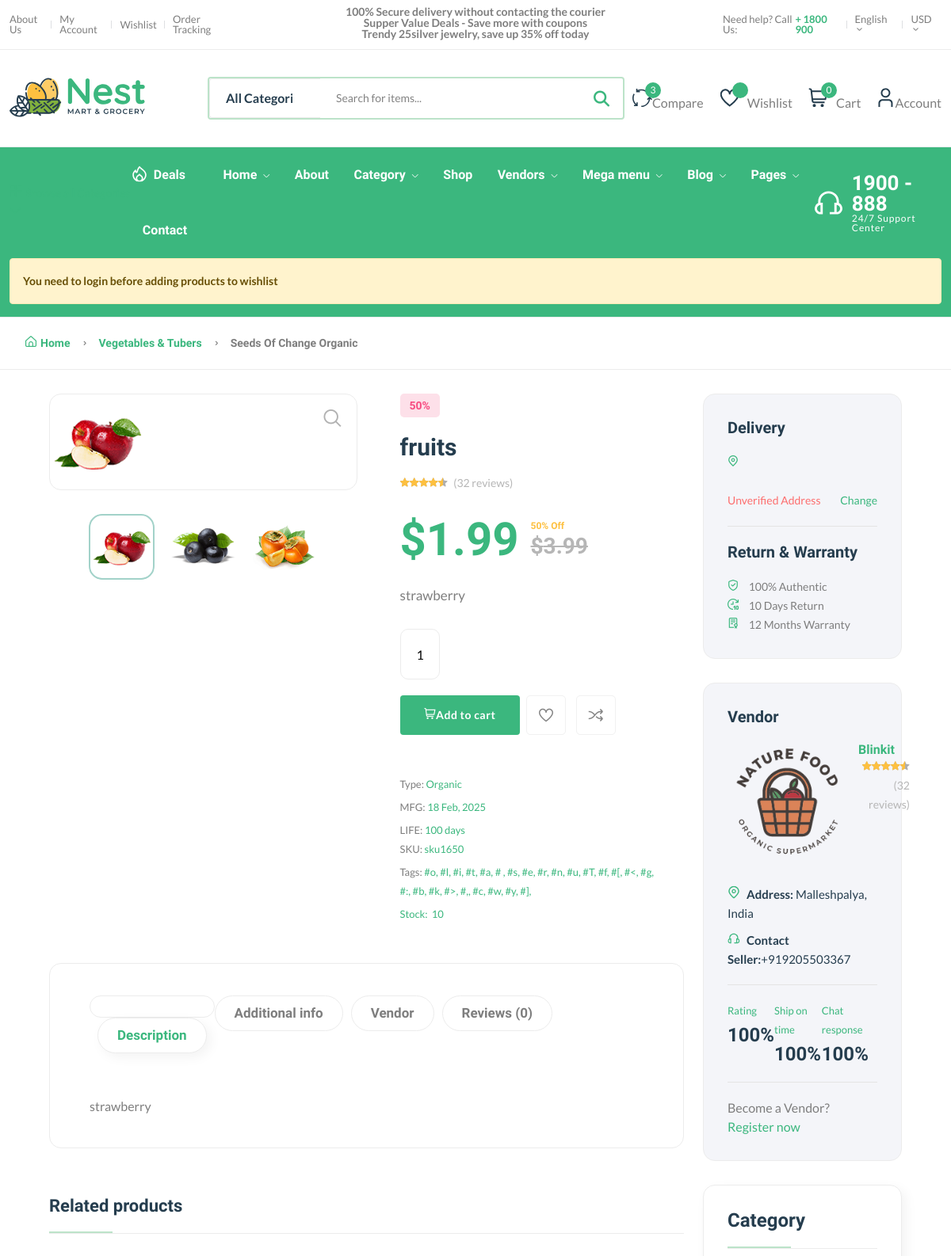
Page /product/c26ffi4fg7 (upper part) on the earlier database version.
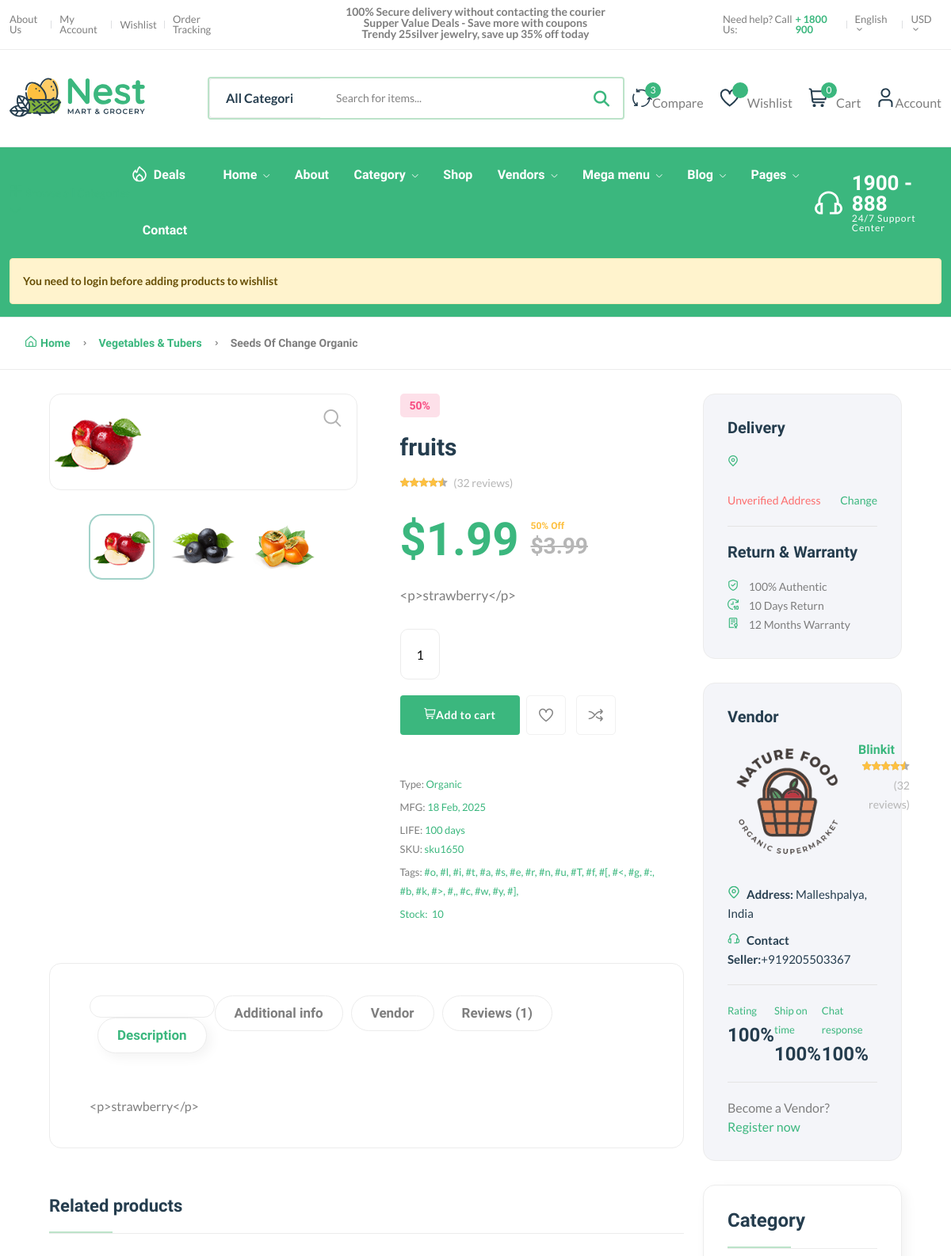
Same page on the later database version.
### core/models.py (models this page shows, shortened)
class ProductImage(models.Model):
    images = models.ImageField(upload_to='product-images',default='product.jpg')
    product = models.ForeignKey(Product,related_name='p_image',on_delete=models.SET_NULL,null=True)
    date  = models.DateTimeField(auto_now_add=True)
    class Meta:
        verbose_name_plural='Product Images'

class Product(models.Model):
    pid = ShortUUIDField(max_length=20, length=10,unique=True,alphabet='abcdefghij1234567890')
    title = models.CharField(max_length=100,default='this is the prod title')
    vendor = models.ForeignKey(Vendor, on_delete=models.SET_NULL,null=True,related_name='products')
    image = models.ImageField(upload_to=user_directory_path,default='product.jpg')
    description = RichTextUploadingField(default='This is the product',null=True,blank=True)
    user = models.ForeignKey(User, on_delete=models.SET_NULL, null=True)
    category = models.ForeignKey(Category, on_delete=models.SET_NULL, null=True, related_name='products')
    price = models.DecimalField(max_digits=999999,decimal_places=2,default='1.99')
    old_price = models.DecimalField(max_digits=999999,decimal_places=2,default='1.99')
    specifications = RichTextUploadingField(null=True,blank=True)
    type= models.CharField(max_length=100,default='Organic',null=True,blank=True)
    mfd=models.DateTimeField(auto_now_add=False,null=True,blank=True)
    stock_count = models.CharField(max_length=100,default='10',null=True,blank=True)
    life=models.CharField(max_length=100,default='100 days',null=True,blank=True)
    tags = TaggableManager(blank=True)
    product_status= models.CharField(choices=STATUS,max_length=10,default="in_review")
    status = models.BooleanField(default=True)
    in_stock = models.BooleanField(default=True)
    featured = models.BooleanField(default=False)
    digital = models.BooleanField(default=False)
    sku = ShortUUIDField(max_length=10,length=4,unique=True,prefix='sku',alphabet='1234567890')
    date = models.DateTimeField(auto_now_add=True)
    updated = models.DateTimeField(null=True,blank=True)
    class Meta:
        verbose_name_plural = 'Products'
    def get_percentage(self):
        new_price = ((self.old_price - self.price)/(self.old_price))*100
        return new_price

class Vendor(models.Model):
    vid = ShortUUIDField(unique=True, prefix="ven",max_length=20, length=10, alphabet='abcdefghi0123456789')
    title = models.CharField(max_length=100)
    image = models.ImageField(upload_to=user_directory_path,default='vendor.jpg')
    description = RichTextUploadingField(null=True, blank=True,default='I am a Vendor')
    address= models.CharField(max_length=100, default='123 Main road, India')
    contact= models.CharField(max_length=100, default='+12 (345) 6789')
    chat_resp_time= models.CharField(max_length=100, default='100')
    shipping_on_time= models.CharField(max_length=100, default='100')
    authentic_rating= models.CharField(max_length=100, default='100')
    days_return= models.CharField(max_length=100, default='100')
    warranty_period= models.CharField(max_length=100, default='100')
    date = models.DateTimeField(auto_now_add=True, null=True,blank=True)
    user = models.ForeignKey(User, on_delete=models.SET_NULL, null=True)
    class Meta:
        verbose_name_plural = "Vendors"

### core/views.py (the view)
# urls.py: path('product/<pid>',views.product_details_view,name='product-details-page'),
def product_details_view(request,pid):
    product = Product.objects.get(pid=pid)
    product_images = product.p_image.all()
    make_review=True
    if request.user.is_authenticated:
        review_count = ProductReview.objects.filter(product=product,user=request.user).count()
        if review_count > 0:
            make_review = False
    products  = Product.objects.filter(category = product.category).exclude(pid=pid)
    reviews = ProductReview.objects.filter(product=product).order_by('-date')
    average_rating = ProductReview.objects.filter(product=product).aggregate(rating=Avg('rating'))
    ratings_form = ProductReviewForm()
    context = {
        'product':product,
        'make_review': make_review,
        'product_images':product_images,
        'ratings_form':ratings_form,
        'average_rating':average_rating,
        'related_products':products,
        'reviews':reviews
    }
    return render(request,'core/product-details-page.html',context)

### core/forms.py
class ProductReviewForm(forms.ModelForm):
    review = forms.CharField(widget=forms.Textarea(attrs={'placeholder':'enter your review'}))
    class Meta:
        model = ProductReview
        fields = ['review','rating']

### core/context_processor.py (called while the page is built)
def default(request):
    categories = Category.objects.all()
    products = Product.objects.all()
    vendors = Vendor.objects.all()
    min_max_price = Product.objects.aggregate(min_price=Min('price'),max_price=Max('price'))
    try:
          address = Address.objects.get(user=request.user)
    except:
         address=None
    try:
         wishlist = Wishlist.objects.filter(user=request.user)
    except:
          wishlist=None
          messages.warning(request,'You need to login before adding products to wishlist')
    return {
         'categories':categories,
         'address':address,
         'vendors':vendors,
         'min_max_price':min_max_price,
         'wishlist':wishlist
    }

### templates/core/product-details-page.html (shortened to what the changed rows need)
{% extends 'partials/base.html'%}
{% load static %}
{% block content%}
    <main class="main">
        <div class="container mb-30">
            <div class="row">
                <div class="col-xl-11 col-lg-12 m-auto">
                    <div class="row">
                        <div class="col-xl-9">
                            <div class="product-detail accordion-detail">
                                <div class="row mb-50 mt-30">
                                    <div class="col-md-6 col-sm-12 col-xs-12 mb-md-0 mb-sm-5">
                                        <div class="detail-gallery">
                                            <div class="product-image-slider">
                                                <figure class="border-radius-10">
                                                    <img src="{{product.image.url}}" alt="product image" />
                                                </figure>
                                            </div>
                                            <div class="slider-nav-thumbnails">
                                                <div><img src="{{product.image.url}}" alt="product image" /></div>
                                                {%for p in product_images%}
                                                <div><img src="{{p.images.url}}" alt="product image" /></div>
                                                {%endfor%}
                                            </div>
                                        </div>
                                    </div>
                                    <div class="col-md-6 col-sm-12 col-xs-12">
                                        <div class="detail-info pr-30 pl-30">
                                            <span class="stock-status out-stock"> {{product.get_percentage|floatformat:0}}% </span>
                                            <h2 class="title-detail">{{product.title}}</h2>
                                            <div class="product-detail-rating">
                                                <div class="product-rate-cover text-end">
                                                </div>
                                            </div>
                                            <div class="clearfix product-price-cover">
                                                <div class="product-price primary-color float-left">
                                                   <span class='current-price text-brand'>$</span> <span id='current-price' class="current-product-price-{{product.id}} current-price text-brand">{{product.price}}</span>
                                                    <span>
                                                        <span class="save-price font-md color3 ml-15">{{product.get_percentage|floatformat:0}}% Off</span>
                                                    <span class="old-price font-md ml-15">${{product.old_price}}</span>
                                                    </span>
                                                </div>
                                            </div>
                                            <div class="short-desc mb-30">
                                                <p class="font-lg">{{product.description|truncatechars:150}}</p>
                                            </div>
                                            <div class="detail-extralink mb-50">
                                                <div>
                                                </div>
                                                <div class="product-extra-link2">
                                                </div>
                                            </div>
                                            <div class="font-xs">
                                                <ul class="mr-50 float-start">
                                                    <li class="mb-5">Type: <span class="text-brand">{{product.type}}</span></li>
                                                    <li class="mb-5">MFG:<span class="text-brand"> {{product.mfd|date:'d M, Y'}}</span></li>
                                                    <li>LIFE: <span class="text-brand">{{product.life}}</span></li>
                                                </ul>
                                                <ul class="float-start">
                                                    <li class="mb-5">SKU: <a href="#">{{product.sku}}</a></li>
                                                    <li class="mb-5">Tags: {%for tag in product.tags.all%} <a href="#" rel="tag">#{{tag.name}},{%endfor%}</li>
                                                    <li>Stock:<span class="in-stock text-brand ml-5">{{product.stock_count}}</span></li>
                                                </ul>
                                            </div>
                                        </div>
                                    </div>
                                </div>
                                <div class="product-info">
                                    <div class="tab-style3">
                                        <ul class="nav nav-tabs text-uppercase">
                                            <li class="nav-item">
                                                <a class="nav-link" id="Reviews-tab" data-bs-toggle="tab" href="#Reviews">Reviews ({{reviews.count}})</a>
                                            </li>
                                        </ul>
                                        <div class="tab-content shop_info_tab entry-main-content">
                                            <div class="tab-pane fade show active" id="Description">
                                                <div class="">
                                                    <p>
                                                        {{product.description}}
                                                    </p>
                                                </div>
                                            </div>
                                        </div>
                                    </div>
                                </div>
                                <div class="row mt-60">
                                    {%if related_products %}
                                    <div class="col-12">
                                        <h2 class="section-title style-1 mb-30">Related products</h2>
                                    </div>
                                    {%endif%}
                                </div>
                            </div>
                        </div>
                        <div class="col-xl-3 primary-sidebar sticky-sidebar mt-30">
                            <div class="sidebar-widget widget-vendor mb-30 bg-grey-9 box-shadow-none">
                                <div class="vendor-logo d-flex mb-30">
                                    <img src="{{product.vendor.image.url}}" alt="" />
                                    <div class="vendor-name ml-15">
                                        <h6>
                                            <a href="vendor-details-2.html">{{product.vendor.title}}</a>
                                        </h6>
                                        <div class="product-rate-cover text-end">
                                        </div>
                                    </div>
                                </div>
                                <ul class="contact-infor">
                                    <li><img src="{% static 'assets/imgs/theme/icons/icon-location.svg' %}" alt="" /><strong>Address: </strong> <span>{{product.vendor.address}}</span></li>
                                    <li><img src="{% static 'assets/imgs/theme/icons/icon-contact.svg' %}" alt="" /><strong>Contact Seller:</strong><span>{{product.vendor.contact}}</span></li>
                                </ul>
                                <div class="d-flex justify-content-between">
                                    <div>
                                        <p class="text-brand font-xs">Rating</p>
                                        <h4 class="mb-0">{{product.vendor.authentic_rating}}%</h4>
                                    </div>
                                    <div>
                                        <p class="text-brand font-xs">Ship on time</p>
                                        <h4 class="mb-0">{{product.vendor.shipping_on_time}}%</h4>
                                    </div>
                                    <div>
                                        <p class="text-brand font-xs">Chat response</p>
                                        <h4 class="mb-0">{{product.vendor.chat_resp_time}}%</h4>
                                    </div>
                                </div>
                            </div>
                        </div>
                    </div>
                </div>
            </div>
        </div>
    </main>
{%endblock content %}

Differences in the rows shown:
changed Product "fruits": description "strawberry" → "<p>strawberry</p>"
Other differences:
{{ reviews.count }}: "0" → "1"
